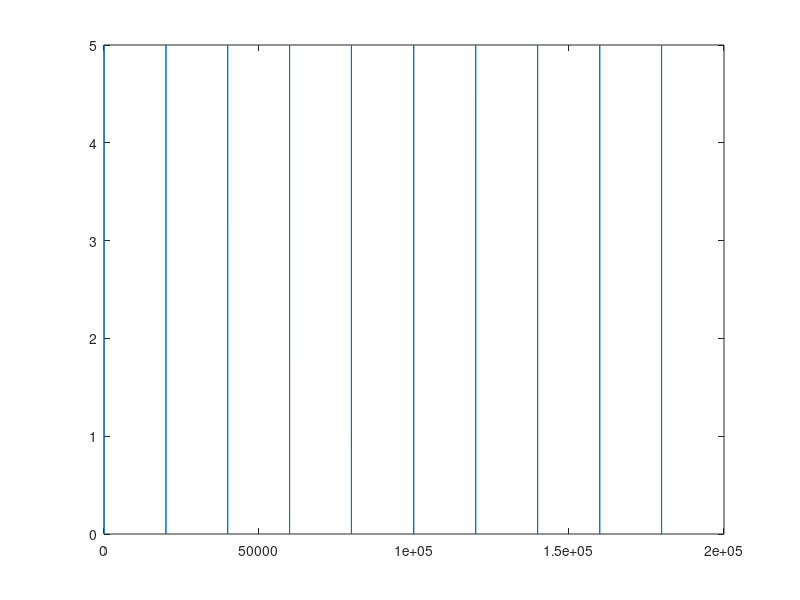

Source code (MATLAB):
% PackIO_OutputArrayBuilder
% Builds a voltage output array of repeating triggers for PackIO
% Lloyd Russell May 2014

% variables to customise
filename       = 'LLOYD_VOLTAGE_OUTPUT_AO_NUMBERCELLS_20REPS_FAST';             % filename for saved output file
exp_dur_secs   = 10*20;                                                    % experiment duration in seconds
stim_rate_hz   = 0.05;                                                     % stim rate in hz
trig_dur_msecs = 50;                                                       % trigger duration in milliseconds
sample_rate_hz = 1000;                                                     % output device sample rate in hz
jitter_msecs   = 200;                                                        % jitter, randomise stim intervals. use 0 for no jitter. TOTAL jitter, plus/minus half this amount.

% conversions
exp_length     = exp_dur_secs * sample_rate_hz;
num_trigs      = ceil(stim_rate_hz * exp_dur_secs);                        % calculate number of stim in entire experiment
trig_length    = trig_dur_msecs/1000 * sample_rate_hz;                     % calculate length of trigger pulse at device sample rate
jitter_length  = jitter_msecs/1000 * sample_rate_hz;                       % calculate length of possible jitter at device sample rate

% calculate trigger times/intervals
post_trig_intervals = (floor(1/stim_rate_hz*sample_rate_hz))-(jitter_length/2) + floor(rand(num_trigs-1, 1)*jitter_length); % takes the minimum stim time, adds a random amount of jitter do give ranged with mean centred at dfined stim interval
trig_times          = [0; cumsum(post_trig_intervals)]+1;                  % first stim at time 0, cumulative sum to get absolute times of next stims given by the intervals. plus one to allow correct indexing

% build array
out_array = zeros(exp_length, 1);                                          % initialise the output array
for i = 1:num_trigs
    index = (trig_times(i):((trig_times(i)+trig_length)-1));               % build an 'index array', trigger times to set high
    out_array(index) = 5;
end

% save output
fid = fopen([filename '.dat'],'w','l');
fwrite(fid,out_array,'double');
fclose(fid);

% visualise
figure; plot(out_array);
